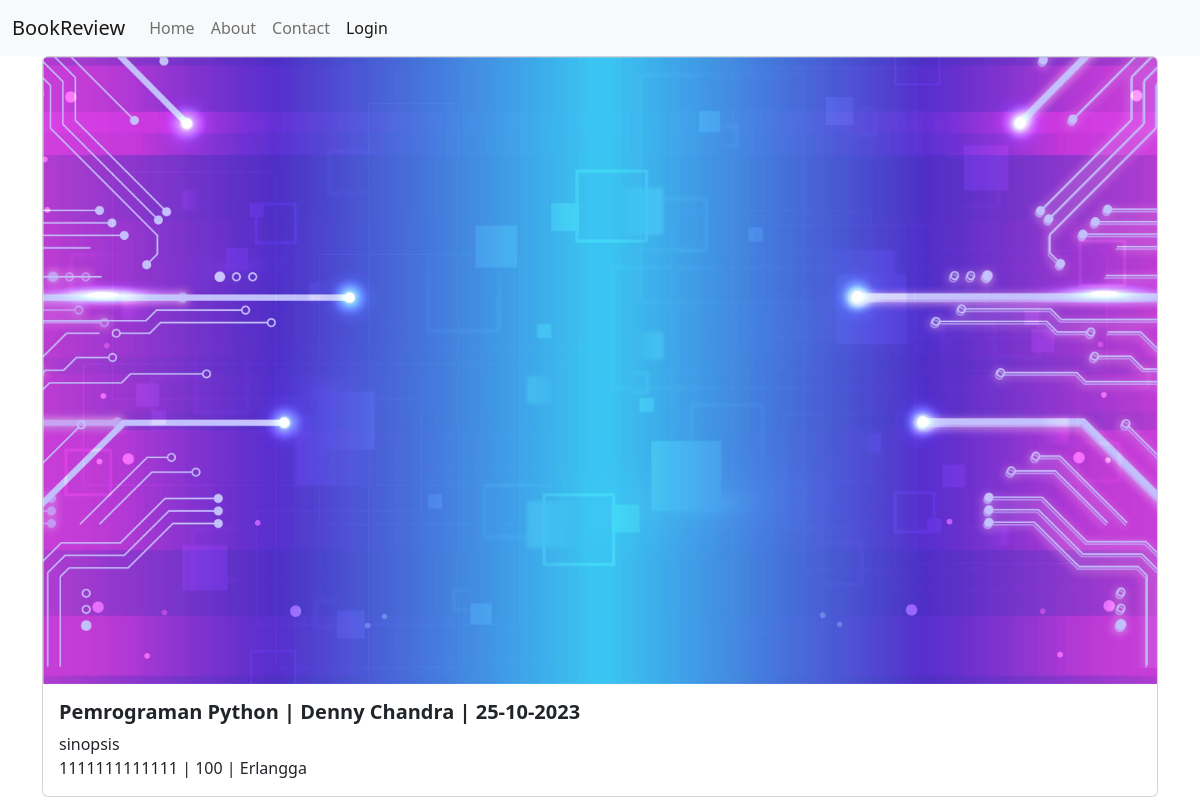
Screenshot of /book/1 with the database file from the repository.
### book/models.py (models this page shows, shortened)
class Book(models.Model):
    judul = models.CharField(max_length=250)
    isbn = models.CharField(max_length=13)
    pengarang = models.CharField(max_length=250)
    sinopsis = models.TextField(blank=True,null=True) #null = DB, blank = form
    tanggal_rilis = models.DateField()
    jumlah_halaman = models.IntegerField()
    gambar = models.ImageField(upload_to='book/images/')
    publisher = models.ForeignKey(Publisher,on_delete=models.CASCADE)

class Publisher(models.Model):
    nama = models.CharField(max_length=250)
    alamat = models.TextField(blank=True,null=True)
    telpon = models.CharField(blank=True,max_length=10)
    email = models.EmailField(blank=True,null=True)

### book/views.py (the view)
# urls.py: path('book/<int:book_id>', bookView.detail, name='detail'),
def detail(request,book_id):
    book = get_object_or_404(Book,pk=book_id)
    return render(request,'detail.html',{'book' : book})

### book/templates/detail.html
{% extends 'base.html' %}
{% block content %}
<div class="card">
    <img alt="" class="card-img-top" src="{{ book.gambar.url }}" />
    <div class="card-body">
    <h5 class="card-title fw-bold">
    {{ book.judul }} | {{ book.pengarang }} | {{ book.tanggal_rilis|date:"d-m-Y" }}
    </h5>
    <p class="card-text">
    {{ book.sinopsis }}
    <br/>
    {{ book.isbn }} | {{ book.jumlah_halaman }} | {{ book.publisher.nama }}
    </p>
    </div>
    </div>
</div>
{% endblock content %}

### rows the page displays
Book: gambar (picture), judul "Pemrograman Python", pengarang "Denny Chandra", tanggal_rilis "25-10-2023", sinopsis "sinopsis", isbn "1111111111111", jumlah_halaman "100", publisher.nama "Erlangga"
